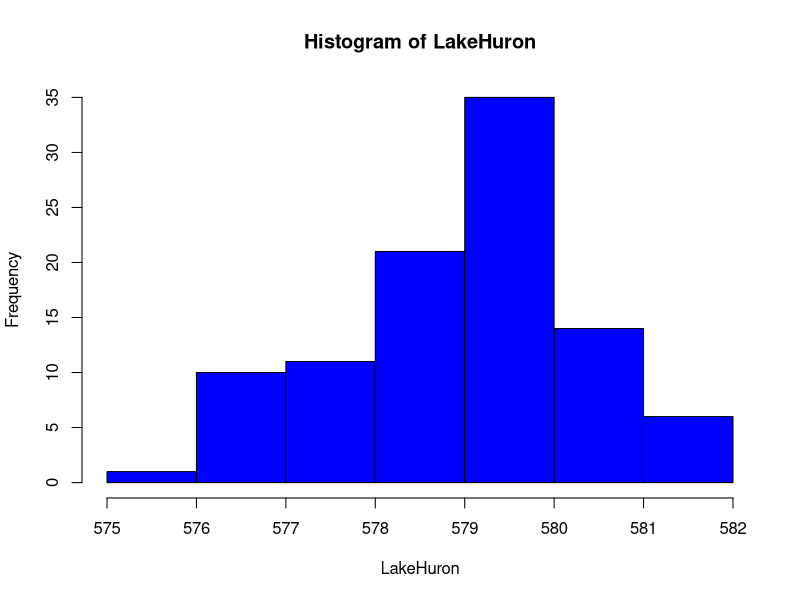

Source code (R):
137 + 242

1206 - 373

547 * 23

8840 / 17

11^3

sqrt(64)

8000^(1/3)

E1_1 <- c(81, 17, 7, 55, 2, 98, 71, 47, 19, 8, 3, 10, 28, 65, 80)

E1_1

E1_1 <- sort(E1_1)

E1_1
median(E1_1)
min(E1_1)
max(E1_1)
sum(E1_1)
mean(E1_1)
length(E1_1)

mean <- sum(E1_1) / length(E1_1)
mean

head(LakeHuron, 3)
length(LakeHuron)
min(LakeHuron)
max(LakeHuron)
mean(LakeHuron)
median(LakeHuron)

hist(LakeHuron, col = 'blue')

